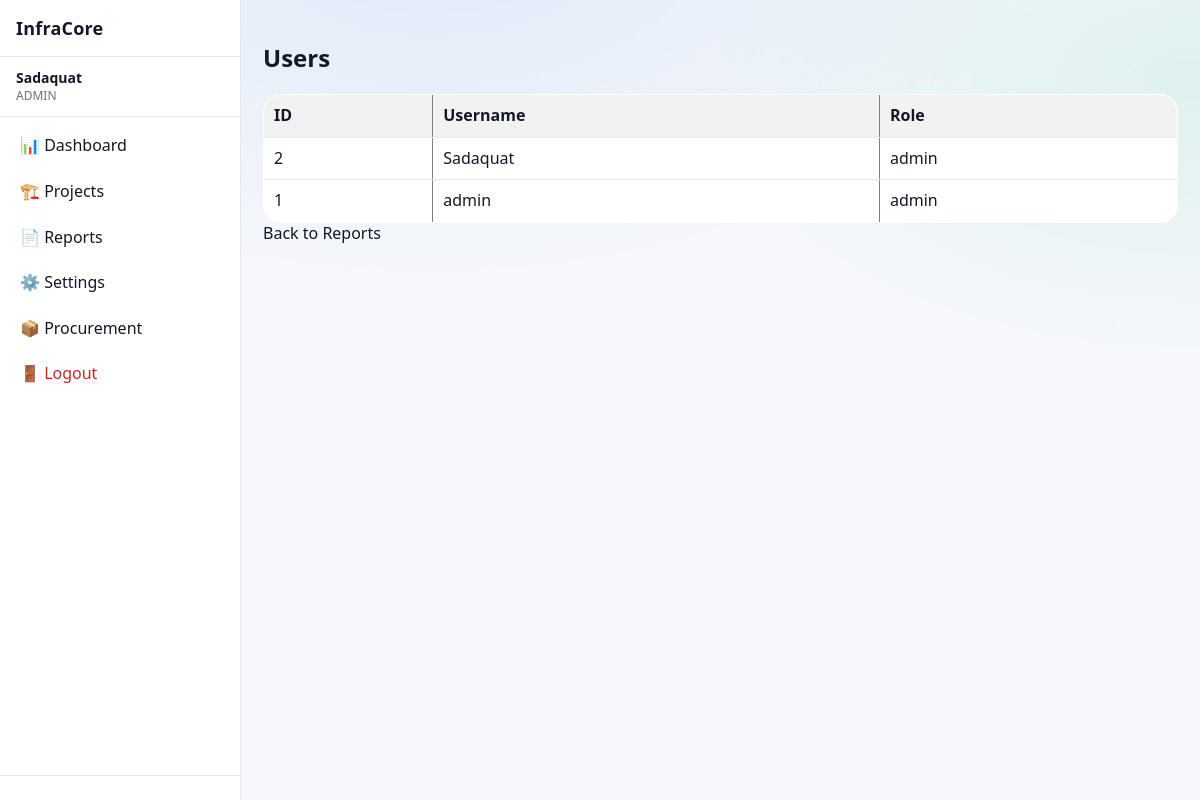
Before: /users/ (signed in) with the older database file.
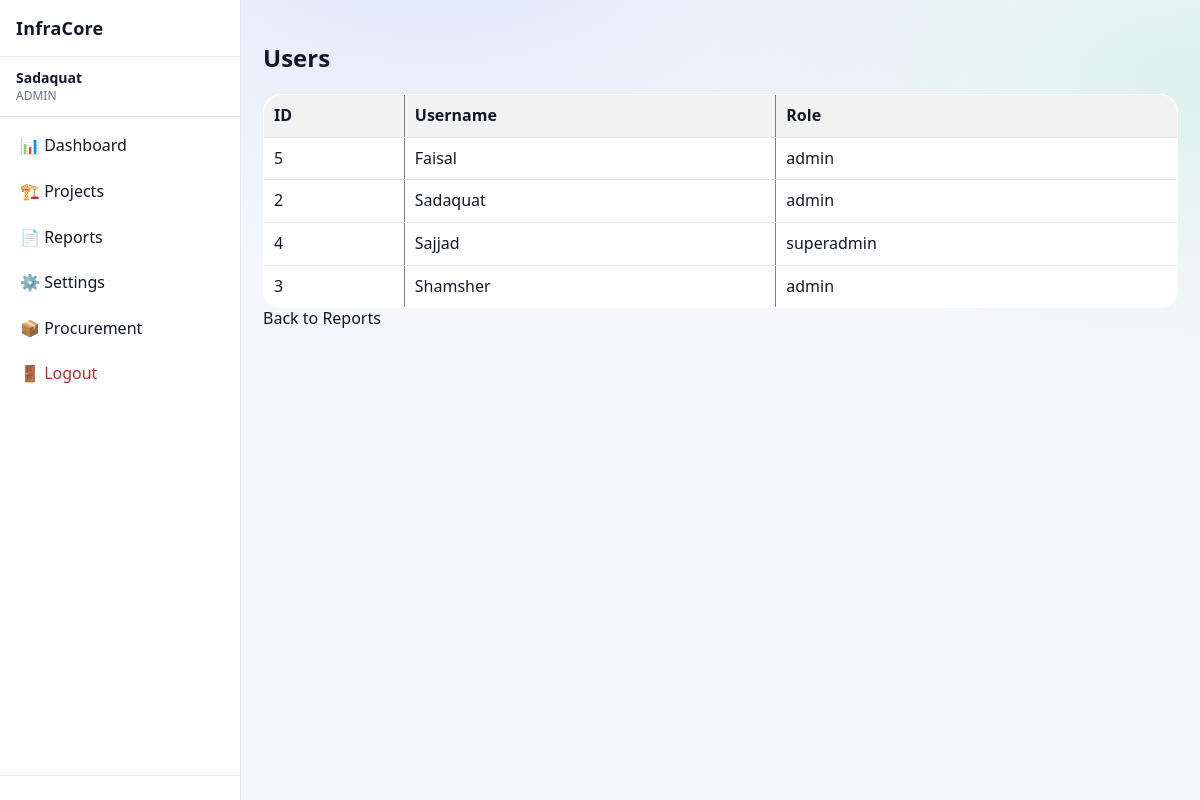
After: the same page with the newer database file.
### app/models/user.py (models this page shows)
class User(Base):
    __tablename__ = "users"
    id = Column(Integer, primary_key=True, index=True)
    username = Column(String, unique=True, index=True, nullable=False)
    password_hash = Column(String, nullable=False)
    role = Column(String, default="user")
    is_active = Column(Boolean, default=True, nullable=False)
    created_at = Column(DateTime, default=datetime.utcnow, nullable=False)
    updated_at = Column(
        DateTime,
        default=datetime.utcnow,
        onupdate=datetime.utcnow,
        nullable=False
    )

### app/routes/users.py (the view)
@router.get("/", response_class=HTMLResponse)
def users_page(request: Request, db: Session = Depends(get_db)):
    session_user = request.session.get("user")
    if session_user is None:
        return RedirectResponse("/login", status_code=302)
    if session_user.get("role") != "admin":
        return RedirectResponse("/reports", status_code=302)
    users = db.query(User).order_by(User.username).all()
    return templates.TemplateResponse(
        "users.html",
        {
            "request": request,
            "user": session_user,
            "users": users,
        },
    )

### app/templates/users.html
{% extends "base.html" %}
{% block content %}
<h2>Users</h2>
<table border="1" cellpadding="6">
    <tr>
        <th>ID</th>
        <th>Username</th>
        <th>Role</th>
    </tr>
    {% for u in users %}
    <tr>
        <td>{{ u.id }}</td>
        <td>{{ u.username }}</td>
        <td>{{ u.role }}</td>
    </tr>
    {% endfor %}
</table>
<a href="/reports">Back to Reports</a>
{% endblock %}

### app/templates/base.html (shortened to what this page needs)
<!DOCTYPE html>
<html lang="en">
<head>
    <link rel="stylesheet" href="/static/css/style.css">
    <link rel="stylesheet" href="/static/css/ui_v2.css">
</head>
<body>
<div class="layout">
    <aside class="sidebar">
        <div class="sidebar-header">
            <h2>InfraCore</h2>
        </div>
        {% if user is defined and user is not none %}
        <div class="sidebar-user">
            <strong>{{ user["username"] }}</strong>
            <span class="role">
                {{ user["role"] | upper }}
            </span>
        </div>
        <nav class="sidebar-nav">
            <a href="/dashboard"
               class="{% if request.url.path == '/dashboard' %}active{% endif %}">
                📊 Dashboard
            </a>
            <a href="/projects"
               class="{% if request.url.path.startswith('/projects') %}active{% endif %}">
                🏗️ Projects
            </a>
            {% set can_reports = (user["role"] in ["admin", "superadmin", "manager"]) or (project_role in ["admin", "manager"]) %}
            {% if can_reports %}
            <a href="/reports"
               class="{% if request.url.path.startswith('/reports') %}active{% endif %}">
                📄 Reports
            </a>
            {% endif %}
            <a href="/settings"
               class="{% if request.url.path == '/settings' %}active{% endif %}">
                ⚙️ Settings
            </a>
            {% set can_procure = (user["role"] in ["admin", "superadmin", "manager"]) or (project_role in ["admin", "manager"]) %}
            {% if can_procure %}
            <a href="{% if project_id %}/procurement/{{ project_id }}{% else %}/procurement{% endif %}"
               class="{% if request.url.path.startswith('/procurement') %}active{% endif %}">
                📦 Procurement
            </a>
            {% endif %}
            <a href="/logout" class="danger">
                🚪 Logout
            </a>
        </nav>
        <div class="sidebar-footer"></div>
        {% endif %}
    </aside>
    <main class="main">
        <div class="container">
            {% block content %}{% endblock %}
        </div>
    </main>
</div>
</body>
</html>

### static/css/style.css (style rules this page uses)
body { font-family: Arial, Helvetica, sans-serif; margin: 0; background-color: var(--bg); color: var(--text); }
.container { padding: 20px; }
table { width: 100%; border-collapse: collapse; background: var(--card); }
th { background: rgba(0,0,0,0.05); text-align: left; }
th, td { padding: 10px; border-bottom: 1px solid var(--border); }
:root { --bg: #f5f7fa; --bg-secondary: #ffffff; --bg-primary: #f5f7fa; --text: #111827; --text-muted: #6b7280; --card: #ffffff; --nav: #1f2937; --border: #e5e7eb; --border-color: #e5e7eb; --btn: #2563eb; --hover-bg: rgba(37, 99, 235, 0.1); --accent-color: #2563eb; }
html, body, table, th, td, input, select, textarea, button, .button { transition: background-color 0.3s ease, color 0.3s ease, border-color 0.3s ease; }
.layout { display: flex; min-height: 100vh; }
.sidebar { width: 240px; background: var(--bg-secondary); border-right: 1px solid var(--border-color); display: flex; flex-direction: column; }
.sidebar-header { padding: 16px; font-size: 18px; font-weight: bold; border-bottom: 1px solid var(--border-color); }
.sidebar-user { padding: 12px 16px; border-bottom: 1px solid var(--border-color); font-size: 14px; }
.sidebar-user .role { display: block; font-size: 12px; color: var(--text-muted); }
.sidebar-nav { flex: 1; padding: 8px; }
.sidebar-nav a { display: block; padding: 10px 12px; margin-bottom: 4px; border-radius: 6px; color: var(--text); text-decoration: none; }
.sidebar-nav a.danger { color: #c62828; }
.sidebar-footer { padding: 12px; border-top: 1px solid var(--border-color); }
.main { flex: 1; background: var(--bg-primary); }

### static/css/ui_v2.css (style rules this page uses)
:root { --radius-xs: 6px; --radius-sm: 10px; --radius-md: 14px; --radius-lg: 18px; --shadow-sm: 0 1px 2px rgba(0,0,0,0.08); --shadow-md: 0 10px 30px rgba(0,0,0,0.18); --ring: 0 0 0 3px rgba(59,130,246,0.25); }
html, body { height: 100%; }
body { font-family: ui-sans-serif, system-ui, -apple-system, "Segoe UI", Roboto, Arial, "Noto Sans", "Liberation Sans", sans-serif; line-height: 1.35; }
.container { max-width: 1320px; margin: 0 auto; padding: 22px; }
.main { background: radial-gradient(1000px 600px at 20% -10%, rgba(59,130,246,0.12), transparent 60%), radial-gradient(900px 500px at 100% 10%, rgba(16,185,129,0.10), transparent 55%), var(--bg-primary); }
.sidebar { background: color-mix(in srgb, var(--bg-secondary) 92%, transparent); backdrop-filter: blur(10px); }
.sidebar-header h2 { margin: 0; font-size: 18px; letter-spacing: 0.2px; }
.sidebar-nav a { display:flex; align-items:center; gap:10px; padding: 10px 12px; border-radius: var(--radius-sm); transition: background-color 160ms ease, color 160ms ease, transform 160ms ease; }
.table, table { border-radius: var(--radius-lg); overflow: hidden; }

### app/templates/base.html (style rules this page uses)
a, a:visited { color: var(--text); text-decoration: none; }

Changed rows visible on the page:
removed User: id "1", username "admin", role "admin"
added User: id "5", username "Faisal", role "admin"
added User: id "4", username "Sajjad", role "superadmin"
added User: id "3", username "Shamsher", role "admin"
